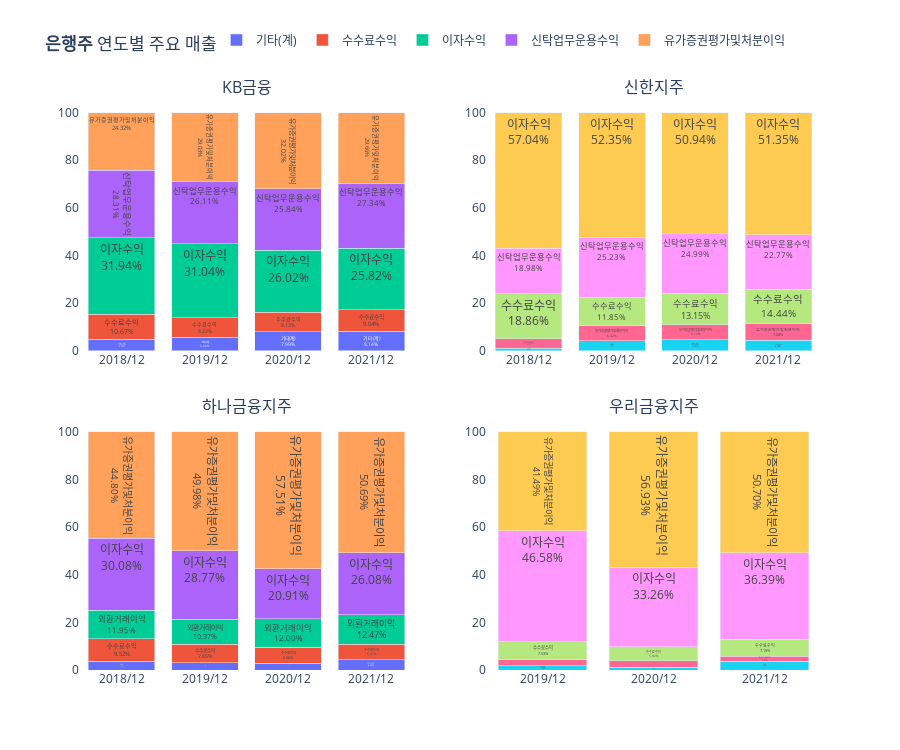

Write notebook code for a chart like this one.
### Code cell
fig = make_subplots(
    rows=2, cols=2,
    vertical_spacing=0.12, horizontal_spacing=0.1,
    subplot_titles=tuple(target.이름.tolist()),
    specs=[
        [{"type": "bar"}, {"type": "bar"}],
        [{"type": "bar"}, {"type": "bar"}]
    ]
)

for n, ticker in enumerate(target.index):
    obj = stock_objs[ticker]
    products = obj.fnguide.AllProducts
    for col in products.columns[::-1]:
        fig.add_trace(
            trace=go.Bar(
                x=products.index, y=products[col], name=col, 
                legendgroup=col, showlegend=True if not n else False,
                text=products[col], textposition="inside", texttemplate=col + "<br>%{y:.2f}%", hoverinfo='skip',                
            ), row = n // 2 + 1, col = n % 2 + 1
        )
fig.update_layout(layout, barmode="stack")
fig.update_layout(    
    title=f'<b>은행주</b> 연도별 주요 매출',
    legend=dict(y=1.08)
)

### Figure 1 — Plotly figure (JSON) as saved in the notebook; plotly's stock layout.template omitted (floating-point values rounded to 4 significant figures)
{"data": [{"hoverinfo": "skip", "legendgroup": "기타(계)", "name": "기타(계)", "showlegend": true, "text": [4.76, 5.6, 7.99, 8.14], "textposition": "inside", "texttemplate": "기타(계)<br>%{y:.2f}%", "type": "bar", "x": ["2018/12", "2019/12", "2020/12", "2021/12"], "xaxis": "x", "y": [4.76, 5.6, 7.99, 8.14], "yaxis": "y"}, {"hoverinfo": "skip", "legendgroup": "수수료수익", "name": "수수료수익", "showlegend": true, "text": [10.67, 8.22, 8.13, 9.04], "textposition": "inside", "texttemplate": "수수료수익<br>%{y:.2f}%", "type": "bar", "x": ["2018/12", "2019/12", "2020/12", "2021/12"], "xaxis": "x", "y": [10.67, 8.22, 8.13, 9.04], "yaxis": "y"}, {"hoverinfo": "skip", "legendgroup": "이자수익", "name": "이자수익", "showlegend": true, "text": [31.94, 31.04, 26.02, 25.82], "textposition": "inside", "texttemplate": "이자수익<br>%{y:.2f}%", "type": "bar", "x": ["2018/12", "2019/12", "2020/12", "2021/12"], "xaxis": "x", "y": [31.94, 31.04, 26.02, 25.82], "yaxis": "y"}, {"hoverinfo": "skip", "legendgroup": "신탁업무운용수익", "name": "신탁업무운용수익", "showlegend": true, "text": [28.31, 26.11, 25.84, 27.34], "textposition": "inside", "texttemplate": "신탁업무운용수익<br>%{y:.2f}%", "type": "bar", "x": ["2018/12", "2019/12", "2020/12", "2021/12"], "xaxis": "x", "y": [28.31, 26.11, 25.84, 27.34], "yaxis": "y"}, {"hoverinfo": "skip", "legendgroup": "유가증권평가및처분이익", "name": "유가증권평가및처분이익", "showlegend": true, "text": [24.32, 29.03, 32.02, 29.66], "textposition": "inside", "texttemplate": "유가증권평가및처분이익<br>%{y:.2f}%", "type": "bar", "x": ["2018/12", "2019/12", "2020/12", "2021/12"], "xaxis": "x", "y": [24.32, 29.03, 32.02, 29.66], "yaxis": "y"}, {"hoverinfo": "skip", "legendgroup": "기타(계)", "name": "기타(계)", "showlegend": false, "text": [1.15, 4.15, 4.73, 4.38], "textposition": "inside", "texttemplate": "기타(계)<br>%{y:.2f}%", "type": "bar", "x": ["2018/12", "2019/12", "2020/12", "2021/12"], "xaxis": "x2", "y": [1.15, 4.15, 4.73, 4.38], "yaxis": "y2"}, {"hoverinfo": "skip", "legendgroup": "유가증권평가및처분이익", "name": "유가증권평가및처분이익", "showlegend": false, "text": [3.97, 6.42, 6.19, 7.06], "textposition": "inside", "texttemplate": "유가증권평가및처분이익<br>%{y:.2f}%", "type": "bar", "x": ["2018/12", "2019/12", "2020/12", "2021/12"], "xaxis": "x2", "y": [3.97, 6.42, 6.19, 7.06], "yaxis": "y2"}, {"hoverinfo": "skip", "legendgroup": "수수료수익", "name": "수수료수익", "showlegend": false, "text": [18.86, 11.85, 13.15, 14.44], "textposition": "inside", "texttemplate": "수수료수익<br>%{y:.2f}%", "type": "bar", "x": ["2018/12", "2019/12", "2020/12", "2021/12"], "xaxis": "x2", "y": [18.86, 11.85, 13.15, 14.44], "yaxis": "y2"}, {"hoverinfo": "skip", "legendgroup": "신탁업무운용수익", "name": "신탁업무운용수익", "showlegend": false, "text": [18.98, 25.23, 24.99, 22.77], "textposition": "inside", "texttemplate": "신탁업무운용수익<br>%{y:.2f}%", "type": "bar", "x": ["2018/12", "2019/12", "2020/12", "2021/12"], "xaxis": "x2", "y": [18.98, 25.23, 24.99, 22.77], "yaxis": "y2"}, {"hoverinfo": "skip", "legendgroup": "이자수익", "name": "이자수익", "showlegend": false, "text": [57.04, 52.35, 50.94, 51.35], "textposition": "inside", "texttemplate": "이자수익<br>%{y:.2f}%", "type": "bar", "x": ["2018/12", "2019/12", "2020/12", "2021/12"], "xaxis": "x2", "y": [57.04, 52.35, 50.94, 51.35], "yaxis": "y2"}, {"hoverinfo": "skip", "legendgroup": "기타(계)", "name": "기타(계)", "showlegend": false, "text": [3.65, 3.03, 2.9, 4.39], "textposition": "inside", "texttemplate": "기타(계)<br>%{y:.2f}%", "type": "bar", "x": ["2018/12", "2019/12", "2020/12", "2021/12"], "xaxis": "x3", "y": [3.65, 3.03, 2.9, 4.39], "yaxis": "y3"}, {"hoverinfo": "skip", "legendgroup": "수수료수익", "name": "수수료수익", "showlegend": false, "text": [9.52, 7.85, 6.68, 6.37], "textposition": "inside", "texttemplate": "수수료수익<br>%{y:.2f}%", "type": "bar", "x": ["2018/12", "2019/12", "2020/12", "2021/12"], "xaxis": "x3", "y": [9.52, 7.85, 6.68, 6.37], "yaxis": "y3"}, {"hoverinfo": "skip", "legendgroup": "외환거래이익", "name": "외환거래이익", "showlegend": false, "text": [11.95, 10.37, 12, 12.47], "textposition": "inside", "texttemplate": "외환거래이익<br>%{y:.2f}%", "type": "bar", "x": ["2018/12", "2019/12", "2020/12", "2021/12"], "xaxis": "x3", "y": [11.95, 10.37, 12, 12.47], "yaxis": "y3"}, {"hoverinfo": "skip", "legendgroup": "이자수익", "name": "이자수익", "showlegend": false, "text": [30.08, 28.77, 20.91, 26.08], "textposition": "inside", "texttemplate": "이자수익<br>%{y:.2f}%", "type": "bar", "x": ["2018/12", "2019/12", "2020/12", "2021/12"], "xaxis": "x3", "y": [30.08, 28.77, 20.91, 26.08], "yaxis": "y3"}, {"hoverinfo": "skip", "legendgroup": "유가증권평가및처분이익", "name": "유가증권평가및처분이익", "showlegend": false, "text": [44.8, 49.98, 57.51, 50.69], "textposition": "inside", "texttemplate": "유가증권평가및처분이익<br>%{y:.2f}%", "type": "bar", "x": ["2018/12", "2019/12", "2020/12", "2021/12"], "xaxis": "x3", "y": [44.8, 49.98, 57.51, 50.69], "yaxis": "y3"}, {"hoverinfo": "skip", "legendgroup": "기타(계)", "name": "기타(계)", "showlegend": false, "text": [1.75, 1.24, 3.65], "textposition": "inside", "texttemplate": "기타(계)<br>%{y:.2f}%", "type": "bar", "x": ["2019/12", "2020/12", "2021/12"], "xaxis": "x4", "y": [1.75, 1.24, 3.65], "yaxis": "y4"}, {"hoverinfo": "skip", "legendgroup": "외환거래이익", "name": "외환거래이익", "showlegend": false, "text": [2.65, 2.65, 2.07], "textposition": "inside", "texttemplate": "외환거래이익<br>%{y:.2f}%", "type": "bar", "x": ["2019/12", "2020/12", "2021/12"], "xaxis": "x4", "y": [2.65, 2.65, 2.07], "yaxis": "y4"}, {"hoverinfo": "skip", "legendgroup": "수수료수익", "name": "수수료수익", "showlegend": false, "text": [7.53, 5.92, 7.19], "textposition": "inside", "texttemplate": "수수료수익<br>%{y:.2f}%", "type": "bar", "x": ["2019/12", "2020/12", "2021/12"], "xaxis": "x4", "y": [7.53, 5.92, 7.19], "yaxis": "y4"}, {"hoverinfo": "skip", "legendgroup": "이자수익", "name": "이자수익", "showlegend": false, "text": [46.58, 33.26, 36.39], "textposition": "inside", "texttemplate": "이자수익<br>%{y:.2f}%", "type": "bar", "x": ["2019/12", "2020/12", "2021/12"], "xaxis": "x4", "y": [46.58, 33.26, 36.39], "yaxis": "y4"}, {"hoverinfo": "skip", "legendgroup": "유가증권평가및처분이익", "name": "유가증권평가및처분이익", "showlegend": false, "text": [41.49, 56.93, 50.7], "textposition": "inside", "texttemplate": "유가증권평가및처분이익<br>%{y:.2f}%", "type": "bar", "x": ["2019/12", "2020/12", "2021/12"], "xaxis": "x4", "y": [41.49, 56.93, 50.7], "yaxis": "y4"}], "layout": {"annotations": [{"font": {"size": 16}, "showarrow": false, "text": "KB금융", "x": 0.225, "xanchor": "center", "xref": "paper", "y": 1, "yanchor": "bottom", "yref": "paper"}, {"font": {"size": 16}, "showarrow": false, "text": "신한지주", "x": 0.775, "xanchor": "center", "xref": "paper", "y": 1, "yanchor": "bottom", "yref": "paper"}, {"font": {"size": 16}, "showarrow": false, "text": "하나금융지주", "x": 0.225, "xanchor": "center", "xref": "paper", "y": 0.44, "yanchor": "bottom", "yref": "paper"}, {"font": {"size": 16}, "showarrow": false, "text": "우리금융지주", "x": 0.775, "xanchor": "center", "xref": "paper", "y": 0.44, "yanchor": "bottom", "yref": "paper"}], "barmode": "stack", "height": 750, "legend": {"orientation": "h", "x": 0.96, "xanchor": "right", "y": 1.08, "yanchor": "bottom"}, "plot_bgcolor": "white", "title": {"text": "<b>은행주</b> 연도별 주요 매출"}, "xaxis": {"anchor": "y", "domain": [0, 0.45], "rangeslider": {"visible": false}}, "xaxis2": {"anchor": "y2", "domain": [0.55, 1]}, "xaxis3": {"anchor": "y3", "domain": [0, 0.45]}, "xaxis4": {"anchor": "y4", "domain": [0.55, 1]}, "yaxis": {"anchor": "x", "domain": [0.56, 1]}, "yaxis2": {"anchor": "x2", "domain": [0.56, 1]}, "yaxis3": {"anchor": "x3", "domain": [0, 0.44]}, "yaxis4": {"anchor": "x4", "domain": [0, 0.44]}}}
